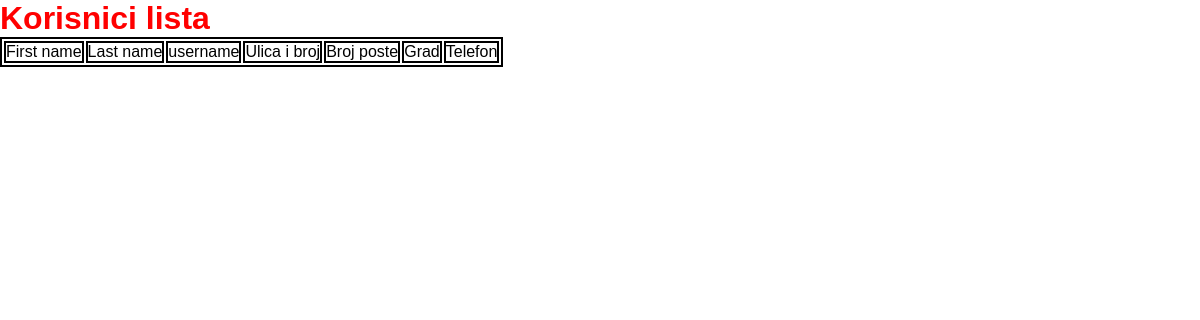
Page /lista_korisnika on the earlier database version.
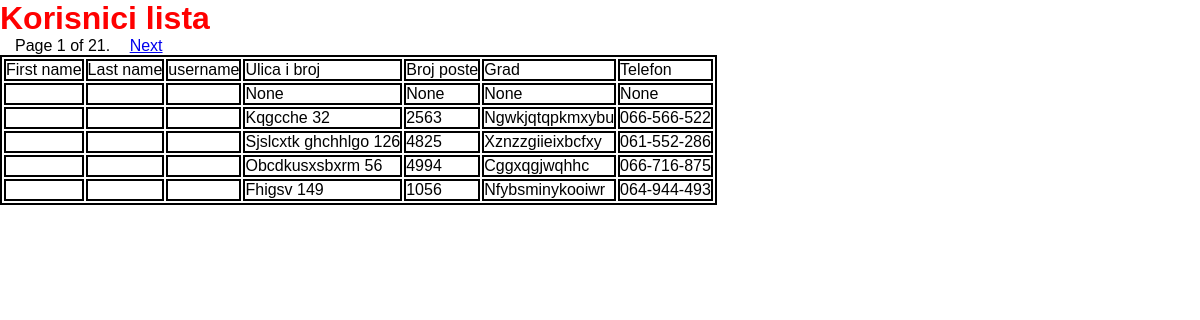
Same page on the later database version.
### TaskRestAPI/models.py (models this page shows, shortened)
class Korisnici(models.Model):
    korisnik = models.OneToOneField(User,on_delete=models.CASCADE)
    ulicaIBroj = models.CharField(max_length=45, verbose_name="ulicaIBroj",null=True,default=None,blank=True)
    brojPoste = models.IntegerField(verbose_name="brojPoste",null=True,blank=True)
    grad = models.CharField(max_length=20, verbose_name="grad",null=True,default=None,blank=True)
    telefon = models.CharField(max_length=20, verbose_name="telefon",null=True,default=None,blank=True)
    is_korisnik = models.BooleanField(verbose_name='korisnikstatus', default=False)
    is_autor = models.BooleanField(verbose_name='autorstatus', default=False)

### TaskRestAPI/views.py (the view)
# urls.py: path(r'lista_korisnika',Korisnici_lista.as_view(),name="lista_korisnika")
class Korisnici_lista(ListView):
    model = Korisnici
    template_name = 'public/lista_korisnika.html'
    paginate_by = 5
    def get_queryset(self):
        queryset = Korisnici.objects.filter(is_korisnik=True)
        print(queryset.count())
        return queryset

### templates/public/lista_korisnika.html (shortened to what this page needs)
{% extends 'public/base.html' %}
{% load static %}
{% block h1 %}
Korisnici lista
{% endblock %}
{% block article_content %}
    <table>
        <tr>
            <td>First name</td>
            <td>Last name</td>
            <td>username</td>
            <td>Ulica i broj</td>
            <td>Broj poste</td>
            <td>Grad</td>
            <td>Telefon</td>
        </tr>
            {% if is_paginated %}
            <div class="pagination">
                <span>
                <span style="margin-left:15px;margin-right:15px;">
                    Page {{ page_obj.number }} of {{ page_obj.paginator.num_pages }}.
                </span>
                {% if page_obj.has_next %}
                    <a href="{% url "lista_korisnika" %}?page={{ page_obj.next_page_number }}">Next</a>
                {% endif %}
                </span>
            </div>
            {% endif %}
            {% for korisnik in object_list %}
                <tr>
                    <td>{{ korisnik.first_name }}</td>
                    <td>{{ korisnik.last_name }}</td>
                    <td>{{ korisnik.username }}</td>
                    <td>{{ korisnik.ulicaIBroj }}</td>
                    <td>{{ korisnik.brojPoste }}</td>
                    <td>{{ korisnik.grad }}</td>
                    <td>{{ korisnik.telefon }}</td>
                </tr>
            {% endfor %}
    </table>
{% endblock %}

### templates/public/base.html (shortened to what this page needs)
<!DOCTYPE html>
<html lang="en">
<head>
    {% load static %}
    <link rel="stylesheet" href='{% static "css/stajl.css" %}' type="text/css">
</head>
<body>
    <h1>
        {% block h1 %} {% endblock %}
    </h1>
    <article>
            {% block article_content %}{% endblock %}
    </article>
</body>
</html>

### templates/static/css/stajl.css (style rules this page uses)
* { margin: 0; padding: 0; }
body { width: 100%; height: 100%; box-sizing:border-box; font-family: 'Montserrat', sans-serif; }
table, th, td { border: 2px solid black; }
h1 { color:red; }

Differences in the rows shown:
added Korisnici: ulicaIBroj "None", brojPoste "None", grad "None", telefon "None"
added Korisnici: ulicaIBroj "Kqgcche 32", brojPoste "2563", grad "Ngwkjqtqpkmxybu", telefon "066-566-522"
added Korisnici: ulicaIBroj "Sjslcxtk ghchhlgo 126", brojPoste "4825", grad "Xznzzgiieixbcfxy", telefon "061-552-286"
added Korisnici: ulicaIBroj "Obcdkusxsbxrm 56", brojPoste "4994", grad "Cggxqgjwqhhc", telefon "066-716-875"
added Korisnici: ulicaIBroj "Fhigsv 149", brojPoste "1056", grad "Nfybsminykooiwr", telefon "064-944-493"
Other differences:
{{ page_obj.number }}: (not shown) → "1"
{{ page_obj.paginator.num_pages }}: (not shown) → "21"
text now shown: "Page of . Next"
